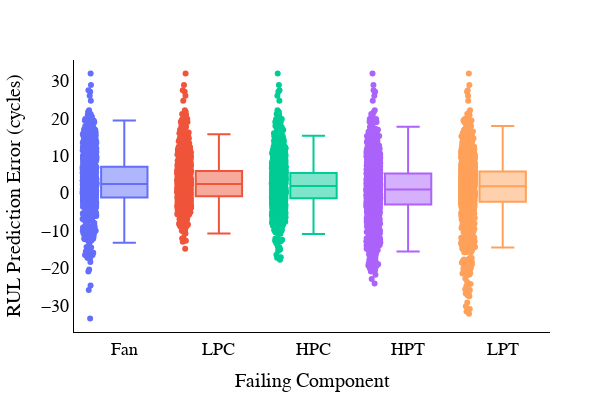

Notebook source saved alongside this figure:
### Code cell
trace_fan = box(y=fan_errors, boxpoints="all", name="Fan")
trace_lpc = box(y=lpc_errors, boxpoints="all", name="LPC")
trace_hpc = box(y=hpc_errors, boxpoints="all", name="HPC")
trace_hpt = box(y=hpt_errors, boxpoints="all", name="HPT")
trace_lpt = box(y=lpt_errors, boxpoints="all", name="LPT")


layout = Layout(font_family="Sans-Serif", font_color="black", xaxis_title="Failing Component",
    xaxis_title_font_size=20, xaxis_tickfont_size=18,
    yaxis_title="RUL Prediction Error (cycles)", yaxis_title_font_size=20, yaxis_tickfont_size=18,
    showlegend=false, width=600, height=400, plot_bgcolor="white", xaxis_linecolor="black", yaxis_linecolor="black")

p1 = PlotlyJS.Plot([trace_fan, trace_lpc, trace_hpc, trace_hpt, trace_lpt], layout)
#PlotlyJS.savefig(p1, "../Plots/RUL_Components_NASA_Split.pdf",  width=600, height=400, scale=1)

### Figure 1 — Plotly figure (JSON) as saved in the notebook; plotly's stock layout.template omitted (floating-point values rounded to 4 significant figures; data arrays with more than 128 entries replaced by an {"elided": "..."} marker saying what was removed)
{"data": [{"boxpoints": "all", "name": "Fan", "type": "box", "y": {"elided": "964 float values"}}, {"boxpoints": "all", "name": "LPC", "type": "box", "y": {"elided": "942 float values"}}, {"boxpoints": "all", "name": "HPC", "type": "box", "y": {"elided": "1269 float values"}}, {"boxpoints": "all", "name": "HPT", "type": "box", "y": {"elided": "1399 float values"}}, {"boxpoints": "all", "name": "LPT", "type": "box", "y": {"elided": "1402 float values"}}], "layout": {"font": {"color": "black", "family": "Sans-Serif"}, "height": 400, "margin": {"b": 50, "l": 50, "r": 50, "t": 60}, "plot_bgcolor": "white", "showlegend": false, "width": 600, "xaxis": {"linecolor": "black", "tickfont": {"size": 18}, "title": {"font": {"size": 20}, "text": "Failing Component"}}, "yaxis": {"linecolor": "black", "tickfont": {"size": 18}, "title": {"font": {"size": 20}, "text": "RUL Prediction Error (cycles)"}}}}
